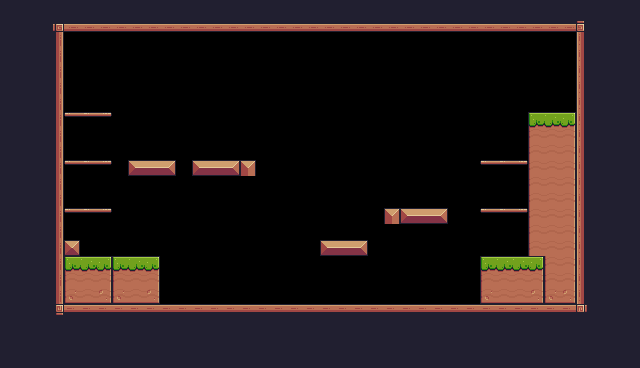

Rendered tile map (Tiled .tmx) drawn with the repository's tilesets; below, a short description and the full map source, tile grids included:
An orthogonal 40x23 tile map with 16x16 px tiles, 1 tile layer (background) and 34 objects (13x Fruits, 5x Platform, 2x Saw, Player, Checkpoint).

<map version="1.10" tiledversion="1.11.0" orientation="orthogonal" renderorder="right-down" width="40" height="23" tilewidth="16" tileheight="16" infinite="0" nextlayerid="6" nextobjectid="70">
 <tileset firstgid="1" source="The adventure.tsx" />
 <layer id="1" name="background" width="40" height="23">
  <properties>
   <property name="backgroundColor" value="Gray" />
  </properties>
  <data encoding="csv">
112,112,112,112,112,112,112,112,112,112,112,112,112,112,112,112,112,112,112,112,112,112,112,112,112,112,112,112,112,112,112,112,112,112,112,112,112,112,112,112,
112,112,112,92,134,134,134,134,134,134,134,134,134,134,134,134,134,134,134,134,134,134,134,134,134,134,134,134,134,134,134,134,134,134,134,134,93,112,112,112,
112,112,112,113,0,0,0,0,0,0,0,0,0,0,0,0,0,0,0,0,0,0,0,0,0,0,0,0,0,0,0,0,0,0,0,0,111,112,112,112,
112,112,112,113,0,0,0,0,0,0,0,0,0,0,0,0,0,0,0,0,0,0,0,0,0,0,0,0,0,0,0,0,0,0,0,0,111,112,112,112,
112,112,112,113,0,0,0,0,0,0,0,0,0,0,0,0,0,0,0,0,0,0,0,0,0,0,0,0,0,0,0,0,0,0,0,0,111,112,112,112,
112,112,112,113,0,0,0,0,0,0,0,0,0,0,0,0,0,0,0,0,0,0,0,0,0,0,0,0,0,0,0,0,0,0,0,0,111,112,112,112,
112,112,112,113,0,0,0,0,0,0,0,0,0,0,0,0,0,0,0,0,0,0,0,0,0,0,0,0,0,0,0,0,0,0,0,0,111,112,112,112,
112,112,112,113,40,41,42,0,0,0,0,0,0,0,0,0,0,0,0,0,0,0,0,0,0,0,0,0,0,0,0,0,0,7,8,9,111,112,112,112,
112,112,112,113,0,0,0,0,0,0,0,0,0,0,0,0,0,0,0,0,0,0,0,0,0,0,0,0,0,0,0,0,0,29,30,31,111,112,112,112,
112,112,112,113,0,0,0,0,0,0,0,0,0,0,0,0,0,0,0,0,0,0,0,0,0,0,0,0,0,0,0,0,0,29,30,31,111,112,112,112,
112,112,112,113,40,41,42,0,13,14,15,0,13,14,15,16,0,0,0,0,0,0,0,0,0,0,0,0,0,0,40,41,42,29,30,31,111,112,112,112,
112,112,112,113,0,0,0,0,0,0,0,0,0,0,0,0,0,0,0,0,0,0,0,0,0,0,0,0,0,0,0,0,0,29,30,31,111,112,112,112,
112,112,112,113,0,0,0,0,0,0,0,0,0,0,0,0,0,0,0,0,0,0,0,0,0,0,0,0,0,0,0,0,0,29,30,31,111,112,112,112,
112,112,112,113,40,41,42,0,0,0,0,0,0,0,0,0,0,0,0,0,0,0,0,0,16,13,14,15,0,0,40,41,42,29,30,31,111,112,112,112,
112,112,112,113,0,0,0,0,0,0,0,0,0,0,0,0,0,0,0,0,0,0,0,0,0,0,0,0,0,0,0,0,0,29,30,31,111,112,112,112,
112,112,112,113,35,0,0,0,0,0,0,0,0,0,0,0,0,0,0,0,13,14,15,0,0,0,0,0,0,0,0,0,0,29,30,31,111,112,112,112,
112,112,112,113,7,8,9,7,8,9,0,0,0,0,0,0,0,0,0,0,0,0,0,0,0,0,0,0,0,0,7,8,8,9,29,31,111,112,112,112,
112,112,112,113,29,30,31,29,30,31,0,0,0,0,0,0,0,0,0,0,0,0,0,0,0,0,0,0,0,0,29,30,30,31,29,31,111,112,112,112,
112,112,112,113,51,52,53,51,52,53,0,0,0,0,0,0,0,0,0,0,0,0,0,0,0,0,0,0,0,0,51,52,52,53,51,53,111,112,112,112,
112,112,112,114,90,90,90,90,90,90,90,90,90,90,90,90,90,90,90,90,90,90,90,90,90,90,90,90,90,90,90,90,90,90,90,90,115,112,112,112,
112,112,112,112,112,112,112,112,112,112,112,112,112,112,112,112,112,112,112,112,112,112,112,112,112,112,112,112,112,112,112,112,112,112,112,112,112,112,112,112,
112,112,112,112,112,112,112,112,112,112,112,112,112,112,112,112,112,112,112,112,112,112,112,112,112,112,112,112,112,112,112,112,112,112,112,112,112,112,112,112,
112,112,112,112,112,112,112,112,112,112,112,112,112,112,112,112,112,112,112,112,112,112,112,112,112,112,112,112,112,112,112,112,112,112,112,112,112,112,112,112
</data>
 </layer>
 <objectgroup id="5" name="collisions">
  <object id="12" x="48" y="24" width="16" height="292" />
  <object id="15" x="60" y="304" width="532" height="16" />
  <object id="17" x="576" y="28" width="20" height="292" />
  <object id="19" x="44" y="12" width="544" height="16" />
  <object id="25" x="68" y="256" width="92" height="52" />
  <object id="27" x="480" y="256" width="64" height="48" />
  <object id="28" x="380" y="208" width="68" height="16" />
  <object id="30" x="192" y="159" width="64" height="16" />
  <object id="32" type="Platform" x="480" y="208" width="48" height="12" />
  <object id="34" type="Platform" x="480" y="160" width="48" height="12" />
  <object id="35" type="Platform" x="65" y="208" width="48" height="12" />
  <object id="36" type="Platform" x="64" y="160" width="48" height="12" />
  <object id="37" type="Platform" x="66" y="112" width="48" height="12" />
  <object id="39" x="68" y="248" />
  <object id="61" x="320" y="240" width="48" height="16" />
  <object id="62" x="128" y="160" width="48" height="16" />
  <object id="65" x="528" y="112" width="48" height="188" />
 </objectgroup>
 <objectgroup id="4" name="spawn point">
  <object id="10" name="player" type="Player" x="129" y="224" width="32.7031" height="31.613" />
  <object id="43" name="Bananas" type="Fruits" x="68" y="80" width="28" height="32" />
  <object id="44" name="Orange" type="Fruits" x="68" y="128" width="28" height="32" />
  <object id="45" name="Apple" type="Fruits" x="68" y="176" width="28" height="32" />
  <object id="46" name="Cherries" type="Fruits" x="192" y="128" width="28" height="32" />
  <object id="47" name="Cherries" type="Fruits" x="224" y="128" width="28" height="32" />
  <object id="48" name="Cherries" type="Fruits" x="208" y="96" width="28" height="32" />
  <object id="49" name="Cherries" type="Fruits" x="384" y="176" width="28" height="32" />
  <object id="50" name="Cherries" type="Fruits" x="416" y="176" width="28" height="32" />
  <object id="51" name="Cherries" type="Fruits" x="400" y="144" width="28" height="32" />
  <object id="52" name="Kiwi" type="Fruits" x="488" y="128" width="28" height="32" />
  <object id="53" name="Kiwi" type="Fruits" x="488" y="176" width="28" height="32" />
  <object id="54" type="Saw" x="284" y="288" width="36" height="32">
   <properties>
    <property name="isVertical" type="bool" value="false" />
    <property name="offsetNeg" type="float" value="8" />
    <property name="offsetPos" type="float" value="10" />
   </properties>
  </object>
  <object id="55" type="Saw" x="284" y="112" width="32" height="32">
   <properties>
    <property name="isVertical" type="bool" value="true" />
    <property name="offsetNeg" type="float" value="5" />
    <property name="offsetPos" type="float" value="6" />
   </properties>
  </object>
  <object id="63" name="Kiwi" type="Fruits" x="336" y="208" width="28" height="32" />
  <object id="67" type="Checkpoint" x="512" y="48" width="64" height="64" />
  <object id="69" name="Cherries" type="Fruits" x="128" y="128" width="28" height="32" />
 </objectgroup>
</map>
